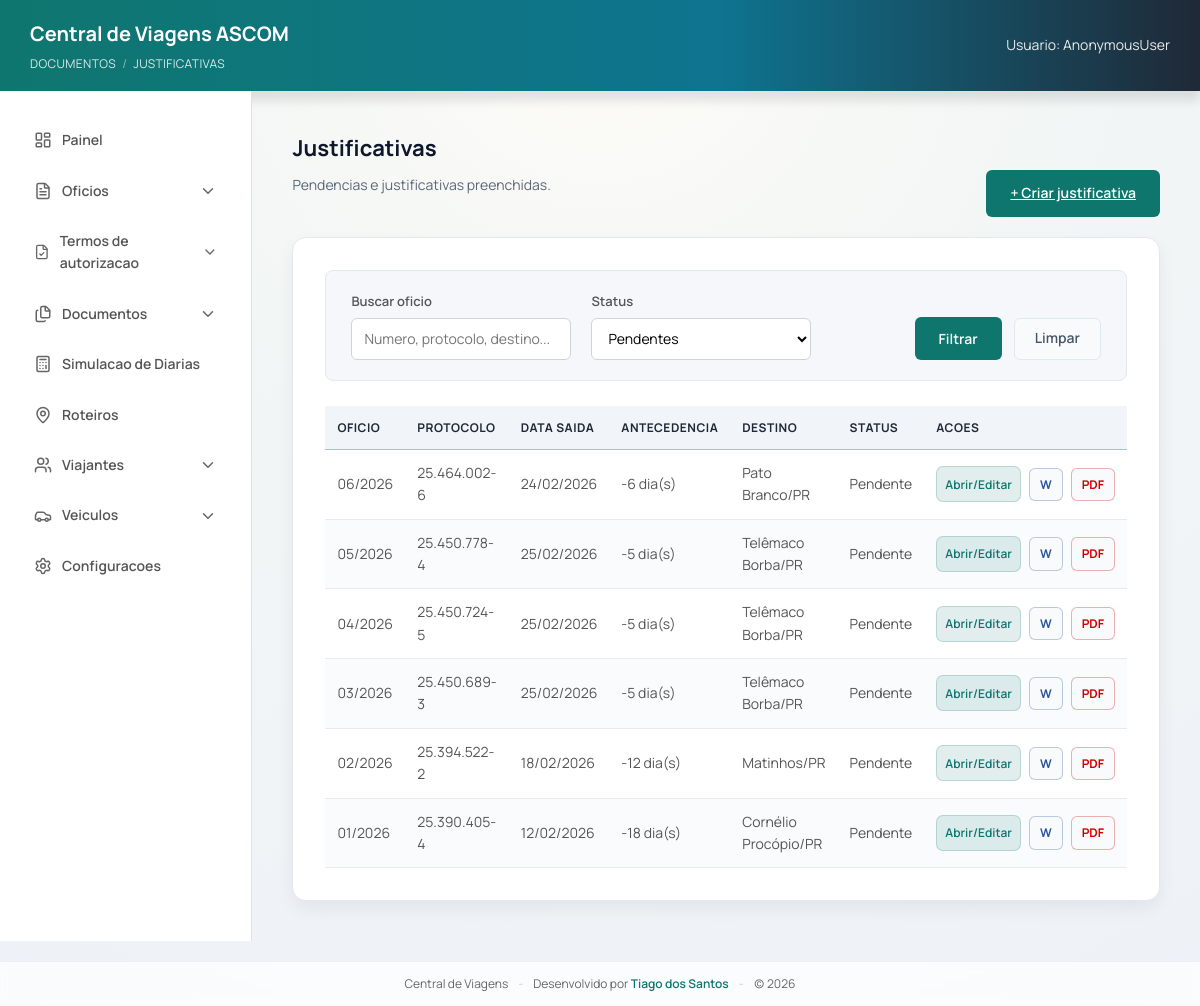
/justificativas/, run on the app's committed database.
### viagens/models.py (models this page shows, shortened)
class Oficio(models.Model):
    class Status(models.TextChoices):
        DRAFT = "DRAFT", "Rascunho"
        FINAL = "FINAL", "Finalizado"
    class AssuntoTipo(models.TextChoices):
        AUTORIZACAO = "AUTORIZACAO", "Autorizacao"
        CONVALIDACAO = "CONVALIDACAO", "Convalidacao"
    class CustosChoices(models.TextChoices):
        UNIDADE = "UNIDADE", "UNIDADE – DPC (diária e combustível serão custeados pela DPC)."
        OUTRA_INSTITUICAO = "OUTRA_INSTITUICAO", "OUTRA INSTITUIÇÃO"
        SEM_ONUS = "SEM_ONUS", "Com ônus limitados aos próprios vencimentos"
    class CusteioTipoChoices(models.TextChoices):
        UNIDADE = "UNIDADE", "UNIDADE - DPC (diarias e combustivel serao custeados pela DPC)."
        OUTRA_INSTITUICAO = "OUTRA_INSTITUICAO", "OUTRA INSTITUICAO"
        ONUS_LIMITADOS = "ONUS_LIMITADOS", "ONUS LIMITADOS AOS PROPRIOS VENCIMENTOS"
    class DestinoChoices(models.TextChoices):
        GAB = "GAB", "GABINETE DO DELEGADO GERAL ADJUNTO"
        SESP = "SESP", "SESP"
    acao = models.ForeignKey(
        AcaoInstitucional,
        on_delete=models.SET_NULL,
        related_name="oficios",
        null=True,
        blank=True,
        verbose_name="Acao Institucional",
    )
    roteiro = models.ForeignKey(
        "Roteiro",
        on_delete=models.SET_NULL,
        related_name="oficios_como_roteiro",
        null=True,
        blank=True,
        verbose_name="Roteiro de Viagem",
    )
    oficio = models.CharField(max_length=50, blank=True, default="")
    numero = models.PositiveIntegerField(null=True, blank=True, db_index=True)
    ano = models.PositiveIntegerField(null=True, blank=True, db_index=True)
    protocolo = models.CharField(max_length=80, blank=True, default="")
    destino = models.CharField(
        max_length=40,
        choices=DestinoChoices.choices,
        default=DestinoChoices.GAB,
        editable=False,
    )
    status = models.CharField(
        max_length=20,
        choices=Status.choices,
        default=Status.DRAFT,
        db_index=True,
    )
    assunto = models.CharField(max_length=200, blank=True)
    assunto_tipo = models.CharField(
        max_length=20,
        choices=AssuntoTipo.choices,
        default=AssuntoTipo.AUTORIZACAO,
    )
    tipo_destino = models.CharField(
        max_length=20,
        blank=True,
        choices=[
            ("INTERIOR", "Interior"),
            ("CAPITAL", "Capital"),
            ("BRASILIA", "Brasilia"),
        ],
    )
    estado_sede = models.ForeignKey(
        Estado,
        on_delete=models.SET_NULL,
        null=True,
        blank=True,
        related_name="oficios_sede",
    )
    cidade_sede = models.ForeignKey(
        Cidade,
        on_delete=models.SET_NULL,
        null=True,
        blank=True,
        related_name="oficios_sede",
    )
    estado_destino = models.ForeignKey(
        Estado,
        on_delete=models.SET_NULL,
        null=True,
        blank=True,
        related_name="oficios_destino",
    )
    cidade_destino = models.ForeignKey(
        Cidade,
        on_delete=models.SET_NULL,
        null=True,
        blank=True,
        related_name="oficios_destino",
    )
    roteiro_ida_saida_local = models.CharField(max_length=200, blank=True)
    roteiro_ida_saida_datahora = models.CharField(max_length=200, blank=True)
    roteiro_ida_chegada_local = models.CharField(max_length=200, blank=True)
    roteiro_ida_chegada_datahora = models.CharField(max_length=200, blank=True)
    roteiro_volta_saida_local = models.CharField(max_length=200, blank=True)
    roteiro_volta_saida_datahora = models.CharField(max_length=200, blank=True)
    roteiro_volta_chegada_local = models.CharField(max_length=200, blank=True)
    roteiro_volta_chegada_datahora = models.CharField(max_length=200, blank=True)
    retorno_saida_cidade = models.CharField(max_length=120, blank=True)
    retorno_saida_data = models.DateField(null=True, blank=True)
    retorno_saida_hora = models.TimeField(null=True, blank=True)
    retorno_chegada_cidade = models.CharField(max_length=120, blank=True)
    retorno_chegada_data = models.DateField(null=True, blank=True)
    retorno_chegada_hora = models.TimeField(null=True, blank=True)
    quantidade_diarias = models.CharField(max_length=120, blank=True)
    valor_diarias = models.CharField(max_length=120, blank=True)
    valor_diarias_extenso = models.CharField(max_length=200, blank=True)
    tipo_viatura = models.CharField(
        max_length=20,
        blank=True,
        choices=[("CARACTERIZADA", "Caracterizada"), ("DESCARACTERIZADA", "Descaracterizada")],
        default="DESCARACTERIZADA"
    )
    tipo_custeio = models.CharField(
        max_length=30,
        blank=True,
        choices=[
            ("UNIDADE", "Unidade"),
            ("OUTRA_INSTITUICAO", "Outra instituicao"),
            ("SEM_ONUS", "Sem onus"),
        ],
    )
    custeio_tipo = models.CharField(
        max_length=30,
        blank=True,
        choices=CusteioTipoChoices.choices,
        default=CusteioTipoChoices.UNIDADE,
    )
    custeio_texto_override = models.TextField(blank=True, default="")
    custos = models.CharField(
        max_length=20,
        choices=CustosChoices.choices,
        default=CustosChoices.UNIDADE,
    )
    nome_instituicao_custeio = models.CharField(
        max_length=200,
        blank=True,
        default="",
    )
    google_doc_id = models.CharField(max_length=200, blank=True)
    google_doc_url = models.URLField(blank=True)
    pdf_file_id = models.CharField(max_length=200, blank=True)
    pdf_url = models.URLField(blank=True)
    placa = models.CharField(max_length=10, blank=True)
    modelo = models.CharField(max_length=120, blank=True)
    combustivel = models.CharField(max_length=80, blank=True)
    motorista = models.CharField(max_length=120, blank=True)
    motorista_oficio = models.CharField(max_length=80, blank=True)
    motorista_oficio_numero = models.PositiveIntegerField(null=True, blank=True)
    motorista_oficio_ano = models.PositiveIntegerField(null=True, blank=True)
    motorista_protocolo = models.CharField(max_length=80, blank=True)
    motorista_carona = models.BooleanField(default=False)
    motorista_viajante = models.ForeignKey(
        Viajante,
        on_delete=models.SET_NULL,
        null=True,
        blank=True,
        related_name="oficios_motorista",
    )
    carona_oficio_referencia = models.ForeignKey(
        "self",
        on_delete=models.SET_NULL,
        null=True,
        blank=True,
        related_name="oficios_que_usam_como_carona",
    )
    motivo = models.TextField(blank=True)
    justificativa_texto = models.TextField(blank=True, default="")
    justificativa_modelo = models.CharField(max_length=50, blank=True, default="")
    veiculo = models.ForeignKey(
        Veiculo,
        on_delete=models.SET_NULL,
        null=True,
        blank=True,
        related_name="oficios",
    )
    viajantes = models.ManyToManyField(Viajante, related_name="oficios", blank=True)
    created_at = models.DateTimeField(auto_now_add=True, db_index=True)
    updated_at = models.DateTimeField(auto_now=True)
    class Meta:
        constraints = [
            models.UniqueConstraint(
                fields=["ano", "numero"],
                name="uniq_oficio_numero_por_ano",
            )
        ]
    @property
    def numero_formatado(self) -> str:
        return format_oficio_num(self.numero, self.ano)
    @property
    def protocolo_formatado(self) -> str:
        return format_protocolo_num(self.protocolo)

class Trecho(models.Model):
    oficio = models.ForeignKey(
        Oficio,
        on_delete=models.CASCADE,
        related_name="trechos",
    )
    ordem = models.PositiveIntegerField(default=1)
    origem_estado = models.ForeignKey(
        Estado,
        on_delete=models.SET_NULL,
        null=True,
        blank=True,
        related_name="trechos_origem",
    )
    origem_cidade = models.ForeignKey(
        Cidade,
        on_delete=models.SET_NULL,
        null=True,
        blank=True,
        related_name="trechos_origem",
    )
    destino_estado = models.ForeignKey(
        Estado,
        on_delete=models.SET_NULL,
        null=True,
        blank=True,
        related_name="trechos_destino",
    )
    destino_cidade = models.ForeignKey(
        Cidade,
        on_delete=models.SET_NULL,
        null=True,
        blank=True,
        related_name="trechos_destino",
    )
    saida_data = models.DateField(null=True, blank=True)
    saida_hora = models.TimeField(null=True, blank=True)
    chegada_data = models.DateField(null=True, blank=True)
    chegada_hora = models.TimeField(null=True, blank=True)
    class Meta:
        ordering = ["ordem"]

### viagens/views/_shared.py (the view, shortened to what this page needs)
# urls.py: path("justificativas/", views.justificativas_list, name="justificativas_list"),
@require_GET
def justificativas_list(request):
    q = (request.GET.get("q") or "").strip()
    status_filter = (request.GET.get("status") or "pendentes").strip().lower()
    if status_filter not in {"pendentes", "completas"}:
        status_filter = "pendentes"
    params = request.GET.copy()
    params.pop("page", None)
    querystring = params.urlencode()
    oficios = (
        Oficio.objects.select_related("cidade_destino", "estado_destino")
        .prefetch_related("trechos")
        .order_by("-created_at")
    )
    rows: list[dict[str, object]] = []
    for oficio in oficios:
        antecedencia = get_antecedencia_dias(oficio=oficio)
        primeira_saida = get_primeira_saida_data(oficio=oficio)
        preenchida = has_justificativa_preenchida(oficio)
        pendente = bool(antecedencia is not None and antecedencia < 10 and not preenchida)
        completa = preenchida
        if status_filter == "pendentes" and not pendente:
            continue
        if status_filter == "completas" and not completa:
            continue
        rows.append(
            {
                "oficio": oficio,
                "antecedencia": antecedencia,
                "primeira_saida": primeira_saida,
                "destinos": _resolve_destinos_oficio(oficio),
                "pendente": pendente,
                "completa": completa,
            }
        )
    paginator = Paginator(rows, 25)
    page_obj = paginator.get_page(request.GET.get("page"))
    return render(
        request,
        "viagens/justificativas_list.html",
        {
            "rows": page_obj,
            "page_obj": page_obj,
            "status_filter": status_filter,
            "q": q,
            "querystring": querystring,
        },
    )

### viagens/templates/viagens/justificativas_list.html (shortened to what this page needs)
{% extends "viagens/base.html" %}
{% block breadcrumb %}
  Documentos <span class="breadcrumb-sep">/</span> Justificativas
{% endblock %}
{% block content %}
  <div class="page-header">
    <div>
      <h2 class="page-title">Justificativas</h2>
      <p class="page-subtitle">Pendencias e justificativas preenchidas.</p>
    </div>
    <div class="page-actions">
      <a class="btn-primary" href="{% url 'justificativa_criar' %}">+ Criar justificativa</a>
    </div>
  </div>
  <div class="list-card">
    <div class="filter-bar">
      <form method="get" class="filter-form">
        <div class="filter-left">
          <div class="filter-group">
            <label>Buscar oficio</label>
            <input type="text" name="q" value="{{ q }}" placeholder="Numero, protocolo, destino..." />
          </div>
          <div class="filter-group">
            <label>Status</label>
            <select name="status">
              <option value="pendentes" {% if status_filter == "pendentes" %}selected{% endif %}>Pendentes</option>
            </select>
          </div>
        </div>
        <div class="filter-actions">
          <button class="btn-primary" type="submit">Filtrar</button>
          <a class="btn-clear" href="{% url 'justificativas_list' %}">Limpar</a>
        </div>
      </form>
    </div>
    {% if rows %}
      <table class="table">
        <thead>
          <tr>
            <th>Oficio</th>
            <th>Protocolo</th>
            <th>Data saida</th>
            <th>Antecedencia</th>
            <th>Destino</th>
            <th>Status</th>
            <th class="table-actions-header">Acoes</th>
          </tr>
        </thead>
        <tbody>
          {% for row in rows %}
            <tr>
              <td>{{ row.oficio.numero_formatado|default:row.oficio.oficio|default:row.oficio.id }}</td>
              <td>{{ row.oficio.protocolo_formatado|default:row.oficio.protocolo|default:"-" }}</td>
              <td>
                {% if row.primeira_saida %}
                  {{ row.primeira_saida|date:"d/m/Y" }}
                {% else %}
                  -
                {% endif %}
              </td>
              <td>
                {% if row.antecedencia is not None %}
                  {{ row.antecedencia }} dia(s)
                {% else %}
                  -
                {% endif %}
              </td>
              <td>{{ row.destinos }}</td>
              <td>{% if row.pendente %}Pendente{% else %}Completa{% endif %}</td>
              <td class="table-actions-cell">
                <div class="table-actions table-actions--right">
                  <a class="btn-edit btn-small" href="{% url 'justificativa_form' row.oficio.id %}?next={% url 'justificativas_list' %}">Abrir/Editar</a>
                  <a class="btn-icon btn-icon--docx" href="{% url 'oficio_download_docx' row.oficio.id %}" aria-label="Gerar oficio DOCX">W</a>
                  <a class="btn-icon btn-icon--pdf" href="{% url 'oficio_download_pdf' row.oficio.id %}" aria-label="Gerar oficio PDF">PDF</a>
                </div>
              </td>
            </tr>
          {% endfor %}
        </tbody>
      </table>
    {% endif %}
  </div>
{% endblock %}

### data on the page
Oficio: oficio.numero_formatado "06/2026", oficio.protocolo_formatado "25.464.002-6", primeira_saida "24/02/2026", antecedencia "-6", destinos "Pato Branco/PR"
Oficio: oficio.numero_formatado "05/2026", oficio.protocolo_formatado "25.450.778-4", primeira_saida "25/02/2026", antecedencia "-5", destinos "Telêmaco Borba/PR"
Oficio: oficio.numero_formatado "04/2026", oficio.protocolo_formatado "25.450.724-5", primeira_saida "25/02/2026", antecedencia "-5", destinos "Telêmaco Borba/PR"
Oficio: oficio.numero_formatado "03/2026", oficio.protocolo_formatado "25.450.689-3", primeira_saida "25/02/2026", antecedencia "-5", destinos "Telêmaco Borba/PR"
Oficio: oficio.numero_formatado "02/2026", oficio.protocolo_formatado "25.394.522-2", primeira_saida "18/02/2026", antecedencia "-12", destinos "Matinhos/PR"
Oficio: oficio.numero_formatado "01/2026", oficio.protocolo_formatado "25.390.405-4", primeira_saida "12/02/2026", antecedencia "-18", destinos "Cornélio Procópio/PR"

### other printed values
{{ request.user }} "AnonymousUser"
